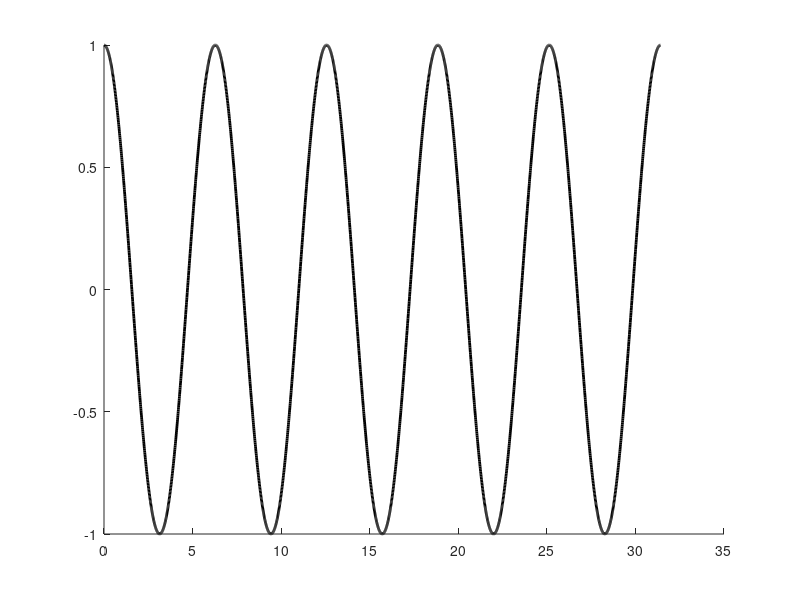

This chart was generated by the following MATLAB code: (Note: this script raises an error after producing the figure.)
clear; clc; close all;

%% ===  (b) & (c)  ===
M = 1;
K = 1;    
C = 0;     
x0 = 1;  
v0 = 0;   

wn = sqrt(K/M);     
Tn = 2*pi/wn;       
t_end = 5*Tn;       

t_exact = 0:0.01:t_end;
x_exact = cos(wn * t_exact);

% ==========================================
figure('Name', 'Figure 1: Stable Steps (0.1 & 0.25)', 'Position', [100 100 750 450]);
hold on;

% exact
plot(t_exact, x_exact, 'k-', 'LineWidth', 2, 'DisplayName', 'Exact: cos(t)');

% dt = 0.1
dt1 = 0.1 * Tn;
t1 = 0:dt1:t_end;
x1 = central_difference(M, C, K, zeros(size(t1)), x0, v0, dt1, t1);
plot(t1, x1, 'b-o', 'LineWidth', 1.2, 'DisplayName', '\Delta t / T_n = 0.1');

% dt = 0.25
dt2 = 0.25 * Tn;
t2 = 0:dt2:t_end;
x2 = central_difference(M, C, K, zeros(size(t2)), x0, v0, dt2, t2);
plot(t2, x2, 'g-o', 'LineWidth', 1.2, 'DisplayName', '\Delta t / T_n = 0.25');

title('Central Difference Method vs Exact Solution (Stable Steps)');
xlabel('Time (s)');
ylabel('Displacement x(t)');
legend('Location', 'bestoutside');
grid on;
ylim([-1.5 1.5]); 

% dt = 0.35
% ==========================================
figure('Name', 'Figure 2: Unstable Step (0.35)', 'Position', [150 150 750 450]);
hold on;

% 绘制精确解
plot(t_exact, x_exact, 'k-', 'LineWidth', 2, 'DisplayName', 'Exact: cos(t)');

% 计算并绘制 dt = 0.35
dt3 = 0.35 * Tn;
t3 = 0:dt3:t_end;
x3 = central_difference(M, C, K, zeros(size(t3)), x0, v0, dt3, t3);
plot(t3, x3, 'r-o', 'LineWidth', 1.2, 'DisplayName', '\Delta t / T_n = 0.35');

title('Central Difference Method vs Exact Solution (Unstable Step)');
xlabel('Time (s)');
ylabel('Displacement x(t)');
legend('Location', 'bestoutside');
grid on;
ylim([-3 3]);


%% === (d) ===
% ==========================================

figure('Name', 'Figure 3: Part d Rectangular Pulse (Multiple Steps)', 'Position', [200 150 900 650]);

zeta = 0.1;                
C2 = 2 * zeta * sqrt(K*M); 

dt_test_ratios = [0.1, 0.25, 0.288, 0.30]; 

for i = 1:length(dt_test_ratios)
    subplot(2, 2, i);
    hold on;
    
    dt_test = dt_test_ratios(i) * Tn;
    t_d = 0:dt_test:6*Tn;
    
    % F(t)
    F_pulse = ones(size(t_d));      
    F_pulse(t_d > 2*Tn) = 0;        
    
    % central_difference
    x_pulse = central_difference(M, C2, K, F_pulse, 0, 0, dt_test, t_d);
    
    x_plot = x_pulse;
    x_plot(abs(x_plot) > 5) = NaN; 
    
    plot(t_d, x_plot, 'b-', 'LineWidth', 1.5, 'DisplayName', 'Response x(t)');
    plot(t_d, F_pulse, 'r--', 'LineWidth', 1.5, 'DisplayName', 'Force F(t)');
    
    title(sprintf('Step: \\Delta t = %g T_n', dt_test_ratios(i)), 'FontWeight', 'bold');
    xlabel('Time (s)');
    ylabel('Amplitude');
    grid on;

    ylim([-2 2.5]); 

    if i == 1
        legend('Location', 'northeast');
    end
end


%% === (a)central_difference ===
function x = central_difference(M, C, K, F, x0, v0, dt, t)
    N = length(t);
    x = zeros(1, N);  
    a0 = (F(1) - C*v0 - K*x0) / M;
    x_minus_1 = x0 - dt*v0 + (dt^2 / 2)*a0;
    K_eff = M/(dt^2) + C/(2*dt);
    coeff_1 = M/(dt^2) - C/(2*dt);
    coeff_2 = K - 2*M/(dt^2);
    %initial
    x(1) = x0;
    x_prev = x_minus_1;
    x_curr = x(1);
    
    for i = 1:N-1
        F_eff = F(i) - coeff_2*x_curr - coeff_1*x_prev;

        x_next = F_eff / K_eff;
        x(i+1) = x_next;

        x_prev = x_curr;
        x_curr = x_next;
    end
end
